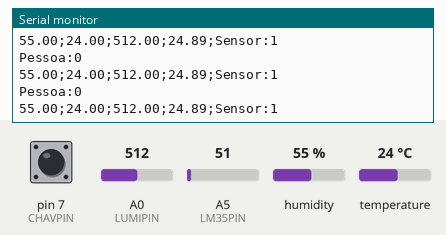
Bench run of a sketch on a simulated Arduino Uno, built with avr-gcc and run on an emulated ATmega328P. Parts: the last lines printed to the serial monitor. Inputs (shaded band) come from the test bench; at power-on: A5 (LM35PIN) = 51, A0 (LUMIPIN) = 512, pin 7 (CHAVPIN) HIGH, humidity 55 %, temperature 24 °C.

Above: at 1.2 s.
1.3 s: A5 (LM35PIN) set to 23
At 2.2 s:
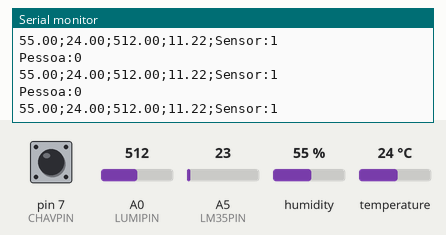
7.4 s: A5 (LM35PIN) set to 18
At 8.4 s:
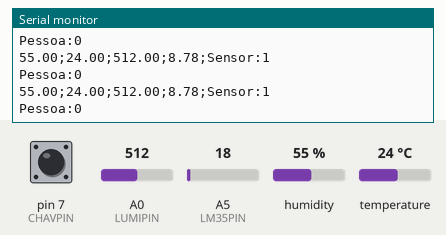
31.8 s: A0 (LUMIPIN) set to 106
At 32.7 s:
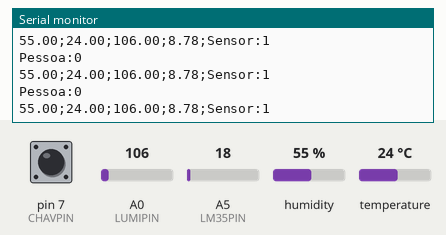
37.9 s: A0 (LUMIPIN) set to 89
At 38.9 s:
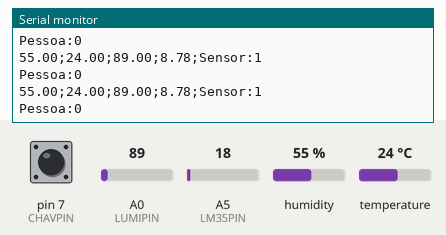
Timing chart, 0 to 40.4 s (numbered marks = the images above; inputs shaded):
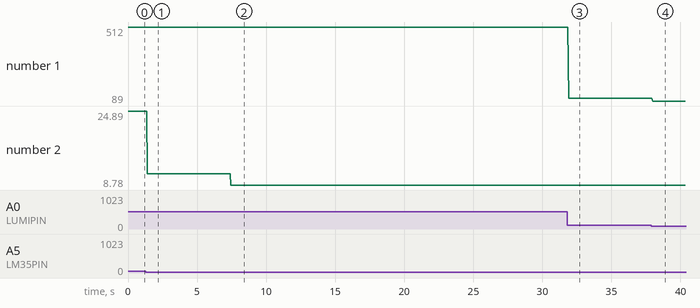

Measured:
- the behaviour switches between 21 and 20 on A5 (LM35PIN) (found by bisection; images 1 and 2)
- the behaviour switches between 100 and 99 on A0 (LUMIPIN) (found by bisection; images 3 and 4)
- after the input at 1.3 s, the serial monitor: prints a new line after 0.09 s (image 1)
- after the input at 7.4 s, the serial monitor: prints a new line after 0.05 s (image 2)
- after the input at 31.8 s, the serial monitor: prints a new line after 0.10 s (image 3)
- after the input at 37.9 s, the serial monitor: prints a new line after 0.08 s (image 4)
- plotted number 1: 512 → 106 after the input at 31.8 s, 106 → 89 after the input at 37.9 s
- plotted number 2: 24.89 → 11.22 after the input at 1.3 s, 11.22 → 8.78 after the input at 7.4 s

The sketch:

script_todos_sensores.ino
```cpp
#include <DHT.h>
#include <DHT_U.h>

#include <Adafruit_Sensor.h>

#include <DHT.h>
#include <DHT_U.h>

#include "DHT.h"

#define DHTPIN A1
#define LM35PIN A5
#define LUMIPIN A0
#define CHAVPIN 7


DHT dht(DHTPIN, DHT11);

int i = 0;
int pessoa = 0;

void setup()
{
  pinMode(DHTPIN, INPUT);
  pinMode(CHAVPIN, INPUT);
  Serial.begin(9600);
  dht.begin();
}

void loop()
{
  float dht11_umidade = dht.readHumidity();
  float dht11_temperatura = dht.readTemperature();
  Serial.print(dht11_umidade);
  Serial.print(";");
  Serial.print(dht11_temperatura);
  Serial.print(";");

  float luminosidade =  analogRead(LUMIPIN);
  Serial.print(luminosidade);
  Serial.print(";");

  float lm35_temperatura = analogRead(LM35PIN);
  lm35_temperatura = lm35_temperatura * 0.00488;
  lm35_temperatura = lm35_temperatura * 100;
  Serial.print(lm35_temperatura);
  Serial.print(";");

  int chave = digitalRead(7);

  if (chave == 0 && i == 0){
    i++;
    pessoa++;
  } else if (chave == 1){
    i = 0;
  }


    Serial.print("Sensor:");
  	Serial.println(chave);
    Serial.print("Pessoa:");
  	Serial.println(pessoa);


  Serial.println();
}
```
